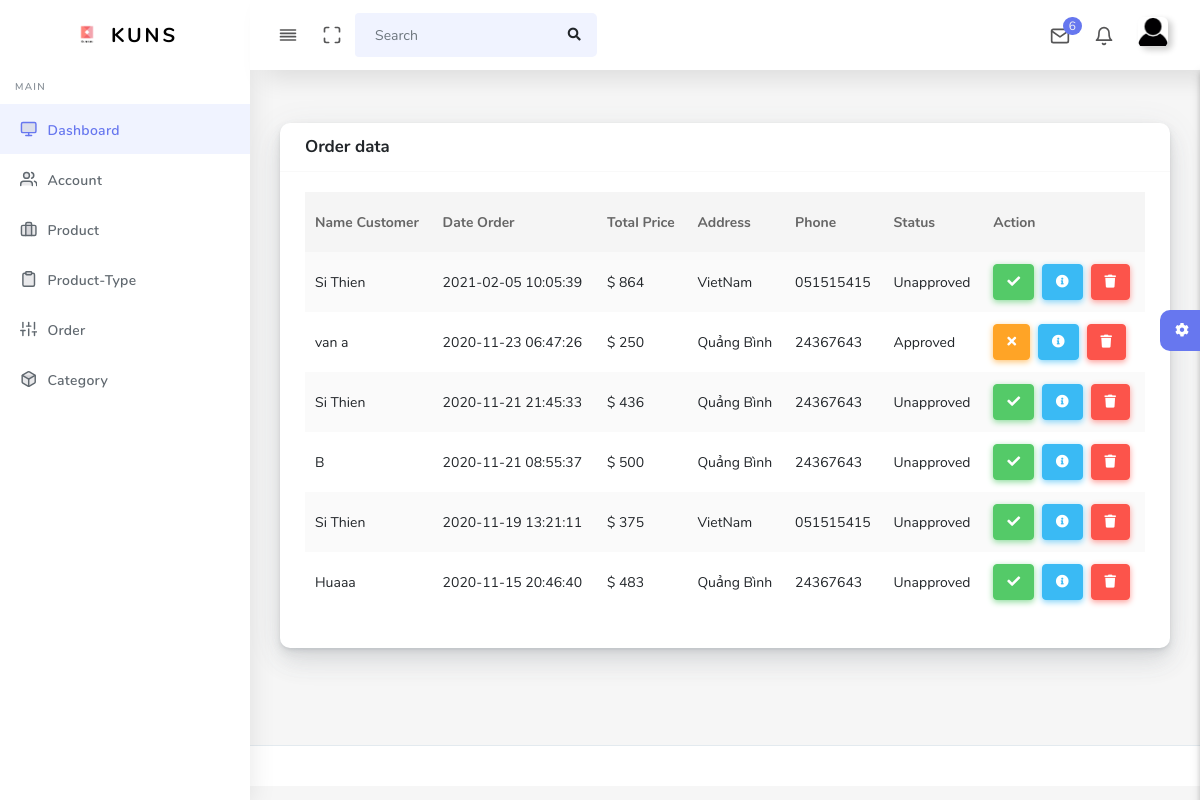
Page /Admin/index.php?act=order (signed in) on the committed database.
### tables this page shows
CREATE TABLE `hoadon` (
  `MaHD` int(11) NOT NULL,
  `MaND` int(11) NOT NULL,
  `NgayLap` datetime NOT NULL,
  `NguoiNhan` varchar(50) NOT NULL,
  `SDT` varchar(20) NOT NULL,
  `DiaChi` varchar(100) NOT NULL,
  `PhuongThucTT` varchar(20) NOT NULL,
  `TongTien` float NOT NULL,
  `TrangThai` varchar(70) NOT NULL
);

### Admin/Control/order.php (called while the page is built, shortened)
<?php
class Order_CT
{
    var $order_md;
    public function __construct()
    {
        $this->order_md = new order();
    }
    public function list()
    {
        $data = $this->order_md->list_all_method();
        require_once("View/index.php");
    }
}

### Admin/Control/database.php (called while the page is built, shortened)
<?php
Class Database{
   public $host   = 'localhost';
   public $user   = 'root';
   public $pass   = '';
   public $dbname = 'WEB2';
   public $link;
private function connectDB(){
   $this->link = new mysqli($this->host, $this->user, $this->pass,$this->dbname);
 }
public function select($query){
  $result = $this->link->query($query) or
   die($this->link->error.__LINE__);
  if($result->num_rows > 0){
    return $result;
  } else {
    return false;
  }
 }
}

### Admin/Model/model.php (called while the page is built, shortened)
<?php  include './Control/database.php'; ?>
<?php
class Model
{
    var $table;
    var $method;
    function __construct()
    {
        $this->db = new Database();
    }
    function list_all_method()
    {
        $query = "select * from $this->table ORDER BY $this->method DESC ";
        require("result.php");
        return $data;
    }
}

### Admin/Model/result.php (called while the page is built)
<?php
$result = $this->db->select($query);
$data = array();
while ($row = $result->fetch_assoc()) {
    $data[] = $row;
}
?>

### Admin/View/order/order.php (the view)
<div class="section-body">
    <div class="row">
      <div class="col-12">
        <div class="card">
          <div class="card-header">
            <h4>Order data</h4>
          </div>
          <div class="card-body">
            <div class="table-responsive">
              <table class="table table-striped table-hover" id="tableExport" style="width:100%;">
                <thead>
                  <tr>
                    <th>Name Customer</th>
                    <th>Date Order</th>
                    <th>Total Price</th>
                    <th>Address</th>
                    <th>Phone</th>
                    <th>Status</th>
                    <th>Action</th>
                  </tr>
                </thead>
                <tbody>
                  <?php if ($data!=0) { ?>
                  <?php foreach($data as $row){ ?>
                  <tr>
                    <td><?=$row['NguoiNhan']?></td>
                    <td><?=$row['NgayLap']?></td>
                    <td>$ <?=$row['TongTien']?></td>
                    <td><?=$row['DiaChi']?></td>
                    <td><?=$row['SDT']?></td>
                    <td><?php if($row['TrangThai']==0){
                      echo 'Unapproved';
                      }else{
                        echo 'Approved';
                        }?></td>
                    <td>
                      <?php if($row['TrangThai']==0){ ?>
                      <a class="btn btn-success btn-action mr-1" data-toggle="tooltip" href="?act=order&run=acp&id=<?= $row['MaHD'] ?>" title="Accept"><i
                          class="fas fa-check"></i></a>
                        <?php } ?>
                        <?php if($row['TrangThai']==1){ ?>
                        <a class="btn btn-warning btn-action mr-1" data-toggle="tooltip" href="?act=order&run=unacp&id=<?= $row['MaHD'] ?>" title="Un Accept"><i
                            class="fas fa-times"></i></a>
                          <?php } ?>
                      <a class="btn btn-info btn-action mr-1" data-toggle="tooltip" href="?act=order&run=detail&id=<?= $row['MaHD'] ?>" title="Detail"><i
                          class="fas fa-info-circle"></i></a>
                      <a class="btn btn-danger btn-action" data-toggle="tooltip" href="?act=order&run=delete&id=<?= $row['MaHD'] ?>" title="Delete"
                        data-confirm="Are You Sure?|This action can not be undone. Do you want to continue?"
                        data-confirm-yes="alert('Deleted')"><i class="fas fa-trash"></i></a>
                    </td>
                  </tr>
                <?php } ?>
              <?php }else {
                  echo '<div class="card-header">
                    <h4>Order is empty</h4>
                  </div>';
              }?>
                </tbody>
              </table>
            </div>
          </div>
        </div>
      </div>
    </div>
  </div>

### rows in the picture
hoadon: NguoiNhan "Si Thien", NgayLap "2021-02-05 10:05:39", TongTien "864", DiaChi "VietNam", SDT "051515415", TrangThai "Unapproved"
hoadon: NguoiNhan "van a", NgayLap "2020-11-23 06:47:26", TongTien "250", DiaChi "Quảng Bình", SDT "24367643", TrangThai "Approved"
hoadon: NguoiNhan "Si Thien", NgayLap "2020-11-21 21:45:33", TongTien "436", DiaChi "Quảng Bình", SDT "24367643", TrangThai "Unapproved"
hoadon: NguoiNhan "B", NgayLap "2020-11-21 08:55:37", TongTien "500", DiaChi "Quảng Bình", SDT "24367643", TrangThai "Unapproved"
hoadon: NguoiNhan "Si Thien", NgayLap "2020-11-19 13:21:11", TongTien "375", DiaChi "VietNam", SDT "051515415", TrangThai "Unapproved"
hoadon: NguoiNhan "Huaaa", NgayLap "2020-11-15 20:46:40", TongTien "483", DiaChi "Quảng Bình", SDT "24367643", TrangThai "Unapproved"
